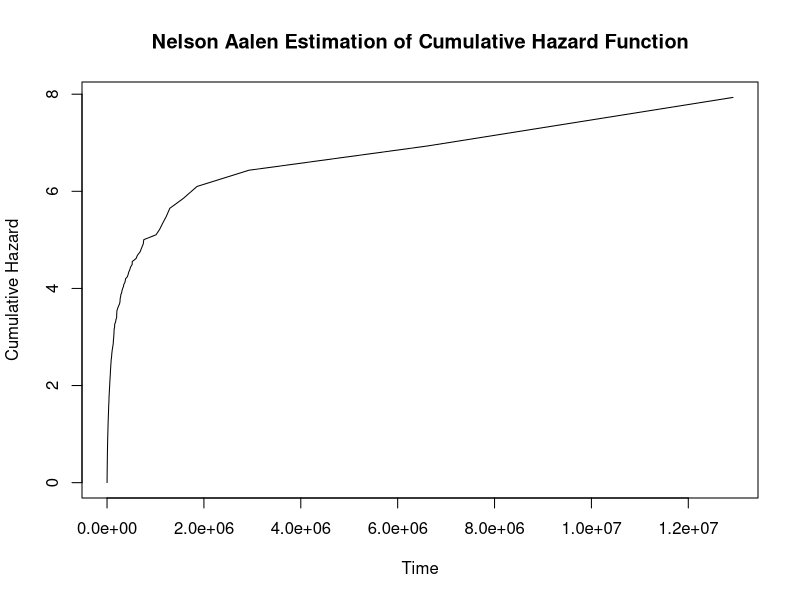
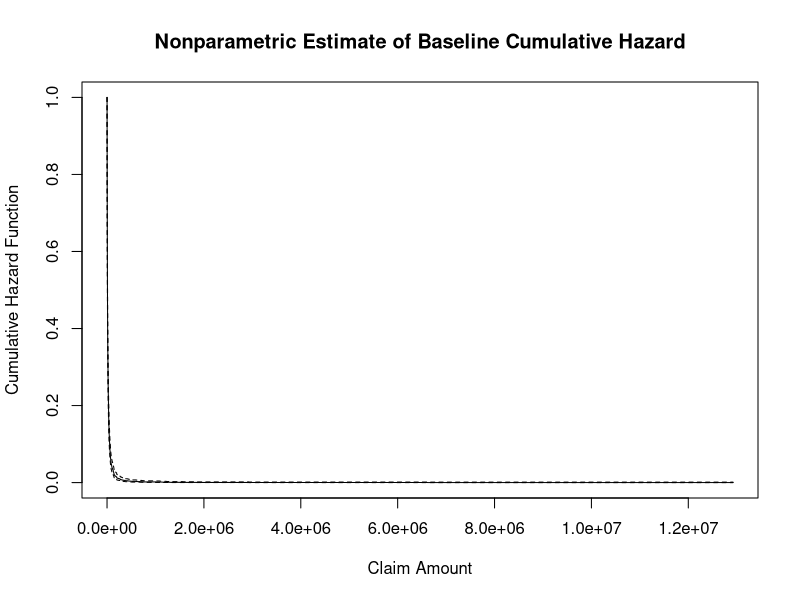

Recreate these plots in R, in order. (Note: this script raises an error after producing the figures.)
## ---- chunk 1
knitr::opts_chunk$set(echo = TRUE)
## ---- chunk 2
# Read the data
rm(list=ls())
dat <- read.table("PropertyFund.txt", header = TRUE, sep = "", dec = ".")
dat.loss <- dat[which(dat$Claim>0),]

# Preview dat.loss
head(dat.loss)
## ---- chunk 3
library("survival")
## ---- chunk 4
# perform Nelson Aalen estimation of the cumulative hazard function
survObj <- Surv(dat.loss$Claim)
naEst <- survfit(survObj ~ 1, type = "fleming")
cumHazard <- -log(naEst$surv)
## ---- chunk 5
# plot the estimated cumulative hazard function
plot(naEst$time, cumHazard, type = "l", xlab = "Time", ylab = "Cumulative Hazard", main = "Nelson Aalen Estimation of Cumulative Hazard Function")
## ---- chunk 6
# Evaluate the cumulative hazard at 100,000
time_points <- naEst$time
cumHazard_points <- -log(naEst$surv)
hazard_at_100000 <- approx(x = time_points, y = cumHazard_points, xout = 100000)$y
hazard_at_100000
## ---- chunk 7
# estimate the survival function at 100,000
surv_at_100000 <- exp(-hazard_at_100000)
surv_at_100000
## ---- chunk 8
# fit a Cox regression on the loss amount using entity type and logarithm of coverage as predictors
cox_mod <- coxph(Surv(Claim) ~ EntityType + log(Coverage), data = dat.loss)

# report the estimated parameters
summary(cox_mod)
## ---- chunk 9
# nonparametric estimates of the baseline cumulative hazard function
base_haz <- survfit(cox_mod, type = "fleming")

# plot the baseline cumulative hazard function
plot(base_haz, xlab = "Claim Amount", ylab = "Cumulative Hazard Function", main = "Nonparametric Estimate of Baseline Cumulative Hazard")
## ---- chunk 10
lambda <- base_haz$hazard[base_haz$time == 1]

# Define k as the number of covariates in the Cox model
k <- length(coef(cox_mod))

# Define H0func function
H0func <- function(t) {
  (1/k) * (log(1 + k*lambda*t) - (k*lambda*t)/(1 + k*lambda*t))
}

# Calculate probability of losses greater than 100,000 dollars
reg <- coefcox["factor(EntityType)School"] * 1 + coefcox["log(Coverage)"] * log(500)
reg <- as.numeric(reg)
St <- exp(-H0func(1)) ^ (exp(reg))
1 - St
